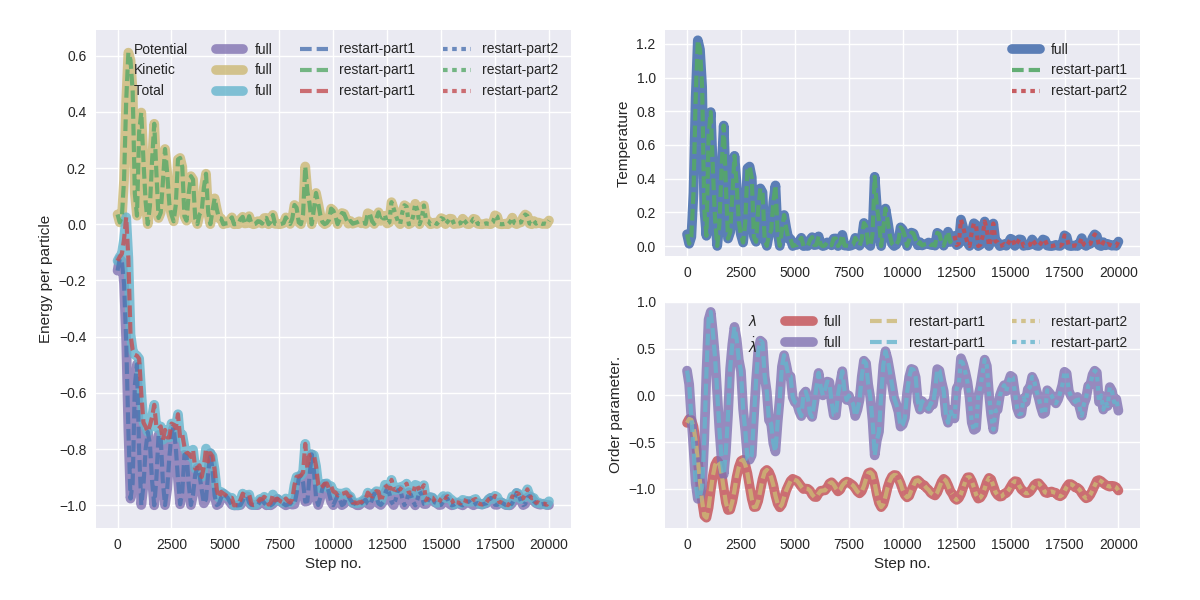

Write Python code to recreate this figure.
# -*- coding: utf-8 -*-
# Copyright (c) 2015, PyRETIS Development Team.
# Distributed under the LGPLv3 License. See LICENSE for more info.
"""Simple script to compare outcome of two simulations.

Here we compare a full simulation with one where we have stopped
and restarted after 100 steps.
"""
# pylint: disable=C0103
import itertools
import os
import colorama
import numpy as np
from pyretis.inout.common import print_to_screen
from pyretis.inout.writers import get_writer
# for plotting:
from matplotlib import pyplot as plt
from matplotlib import gridspec as gridspec
plt.style.use('seaborn')


def compare_crossings():
    """Compare the crossings found."""
    cross11 = os.path.join('run-step1', 'cross.txt')
    cross12 = os.path.join('run-step2', 'cross.txt')
    cross2 = os.path.join('run-full', 'cross.txt')
    file11 = get_writer('cross').load(cross11)
    file12 = get_writer('cross').load(cross12)
    file1 = itertools.chain(file11, file12)
    file2 = get_writer('cross').load(cross2)

    all_ok = True
    for block1, block2 in zip(file1, file2):
        for data1, data2 in zip(block1['data'], block2['data']):
            isok = [i == j for i, j in zip(data1, data2)]
            if not isok:
                print_to_screen('Crossing files do not match!', level='error')
                all_ok = False
                break
    if all_ok:
        print_to_screen('Crossing files match!', level='success')


def make_fig():
    """Plot for comparison."""
    fig1 = plt.figure(figsize=(12, 6))
    gs = gridspec.GridSpec(2, 2)
    ax1 = fig1.add_subplot(gs[:, 0])
    ax1.plot([], [], label='Potential', lw=0, alpha=0)
    ax1.plot([], [], label='Kinetic', lw=0, alpha=0)
    ax1.plot([], [], label='Total', lw=0, alpha=0)
    ax1.set_xlabel('Step no.')
    ax1.set_ylabel('Energy per particle')
    ax2 = fig1.add_subplot(gs[0, 1])
    ax2.set_ylabel('Temperature')
    ax3 = fig1.add_subplot(gs[1, 1])
    ax3.set_xlabel('Step no.')
    ax3.set_ylabel('Order parameter.')
    ax3.plot([], [], label=r'$\lambda$', lw=0, alpha=0)
    ax3.plot([], [], label=r'$\dot{\lambda}}$', lw=0, alpha=0)
    axes = (ax1, ax2, ax3)
    return fig1, axes


def plot_in_ax(axes, infile, lab, fat=False, colors=None, style='-'):
    """Just do some plotting"""
    ax1, ax2, _ = axes
    data = np.loadtxt(infile)
    if fat:
        width = 7
    else:
        width = 3
    lines = []
    for i, idx in enumerate((1, 2, 3)):
        if colors is None:
            line, = ax1.plot(data[:, 0], data[:, idx], label=lab,
                             ls=style, lw=width, alpha=0.8)
        else:
            line, = ax1.plot(data[:, 0], data[:, idx], label=lab,
                             ls=style, lw=width, alpha=0.8, color=colors[i])
        lines.append(line)
    ax2.plot(data[:, 0], data[:, 4], label=lab, ls=style, lw=width, alpha=0.9)
    return lines


def plot_in_ax_op(axes, infile, lab, fat=False, colors=None, style='-'):
    """Just do some plotting"""
    _, _, ax3 = axes
    data = np.loadtxt(infile)
    if fat:
        width = 7
    else:
        width = 3
    lines = []
    for i, idx in enumerate((1, 2)):
        if colors is None:
            line, = ax3.plot(data[:, 0], data[:, idx], label=lab,
                             ls=style, lw=width, alpha=0.8)
        else:
            line, = ax3.plot(data[:, 0], data[:, idx], label=lab,
                             ls=style, lw=width, alpha=0.8, color=colors[i])
        lines.append(line)
    return lines


def make_plots():
    """Just plot some energies for comparison."""
    figure, axes = make_fig()

    plot_in_ax(
        axes,
        'run-full/energy.txt',
        'full',
        fat=True,
        style='-'
    )
    lines = plot_in_ax(
        axes,
        'run-step1/energy.txt',
        'restart-part1',
        style='--'
    )
    colors = [i.get_color() for i in lines]
    plot_in_ax(
        axes,
        'run-step2/energy.txt',
        'restart-part2',
        style=':', colors=colors
    )

    plot_in_ax_op(
        axes,
        'run-full/order.txt',
        'full',
        fat=True,
        style='-'
    )
    lines = plot_in_ax_op(
        axes,
        'run-step1/order.txt',
        'restart-part1',
        style='--'
    )
    colors = [i.get_color() for i in lines]
    plot_in_ax_op(
        axes,
        'run-step2/order.txt',
        'restart-part2',
        style=':', colors=colors
    )

    axes[0].legend(prop={'size': 'medium'}, ncol=4)
    axes[1].legend(prop={'size': 'medium'})
    axes[2].legend(prop={'size': 'medium'}, ncol=4)
    figure.subplots_adjust(bottom=0.12, right=0.95, top=0.95,
                           left=0.08, wspace=0.2)
    return figure


if __name__ == '__main__':
    colorama.init(autoreset=True)
    compare_crossings()
    fig = make_plots()
    fig.savefig('compare.png')
    plt.show()
